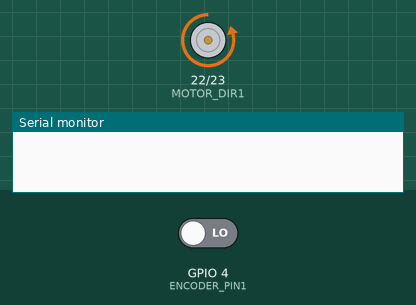
Simulated run of this sketch. Board: ESP32. Shown: motor-driver pin pairs drawn as motors (green arrow = first pin HIGH = forward, orange = second pin HIGH = backward, longer = more drive, scaled by the enable pin), the last lines printed to the serial monitor. Inputs (shaded band) come from the test bench; at power-on: GPIO 4 (ENCODER_PIN1) LOW.

Above: at 2.2 s.
At 6.7 s:
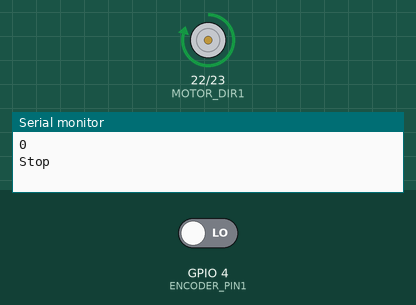
Timing chart, 0 to 11.7 s (numbered marks = the images above):
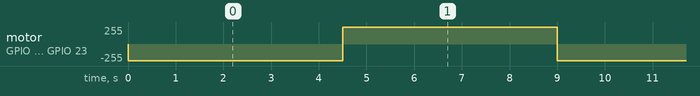

Measured:
- by itself, motor on GPIO 22 (MOTOR_DIR1) / GPIO 23 (MOTOR_DIR2): alternates forward 249/255 for 4.5 s and backward 249/255 for 4.5 s

The sketch:

encoder_read.ino
```cpp
#define ENCODER_PIN1 4
// #define ENCODER_PIN2 19

#define EN_PIN 15
#define MOTOR_DIR1 22
#define MOTOR_DIR2 23

#define LEDC_RESOLUTION_BITS 14
#define LEDC_RESOLUTION ((1 << LEDC_RESOLUTION_BITS) - 1)
#define LEDC_FREQ_HZ 10

hw_timer_t * timer = NULL;

// volatile uint32_t encoderTimer = 0;

// volatile uint8_t prevEncoderVal = 0;


volatile long encoderTimer = 0;

volatile long prevEncoderVal = 0;


volatile uint8_t currDir = 0;

bool ret = false;
bool ledsig = false;

uint8_t tempVal = 0;

void IRAM_ATTR onTimer(){

  tempVal = digitalRead(ENCODER_PIN1);
  // Serial.println("tempVal");
  // Serial.println(tempVal);
  // Serial.println("prevEncoderVal");
  // Serial.println(prevEncoderVal);
  if (tempVal != prevEncoderVal){
    if (currDir == 1 ){
      encoderTimer++;
    } else{
      encoderTimer--;
    }
    prevEncoderVal = tempVal;
    // Serial.println(encoderTimer);
    uint8_t gear_norm = encoderTimer / 34;
  }
}

void setup() {
  // put your setup code here, to run once:
  Serial.begin(115200);
  timer = timerBegin(1000000);
  // Serial.println("Before timer");
  // timer = timerBegin(100000, 0, 80, true);
  // timer = timerBegin(100000);
  // Serial.println("After timer");
  // delay(2000);
  ledcAttach(EN_PIN, LEDC_FREQ_HZ, LEDC_RESOLUTION_BITS);
  // Serial.println("After ledc");


  // pinMode(LED_PINR, OUTPUT);
  pinMode(MOTOR_DIR1, OUTPUT);
  pinMode(MOTOR_DIR2, OUTPUT);
  digitalWrite(MOTOR_DIR1, LOW);
  digitalWrite(MOTOR_DIR2, LOW);

  pinMode(ENCODER_PIN1, INPUT);
  timerAttachInterrupt(timer, &onTimer);

  timerAlarm(timer, 500, true, 0);
  // timerAlarm(timer, 500, true, 0);

}

void loop() {
  // put your main code here, to run repeatedly:
  tempVal = digitalRead(ENCODER_PIN1);


  // Serial.println(encoderTimer);

  digitalWrite(MOTOR_DIR1, LOW);
  digitalWrite(MOTOR_DIR2, HIGH);
  currDir = 1;


  // ledsig = ledcWrite(EN_PIN, 0);
  // delay(4500);
  ledsig = ledcWrite(EN_PIN, 16000);
  delay(4500);
  Serial.println(encoderTimer);

  // ledsig = ledcWrite(EN_PIN, 16000);

  Serial.println("Stop");


  // digitalWrite(MOTOR_DIR1, LOW);
  // digitalWrite(MOTOR_DIR2, LOW);
  // delay(1500);


  // delay(5000);

  digitalWrite(MOTOR_DIR1, HIGH);
  digitalWrite(MOTOR_DIR2, LOW);
  currDir = 0;

  // ledsig = ledcWrite(EN_PIN, 0);
  // delay(4500);
  ledsig = ledcWrite(EN_PIN, 16000);
  delay(4500);

  // Serial.println("tempVal");
  // Serial.println(tempVal);
  // Serial.println("prevEncoderVal");
  // Serial.println(prevEncoderVal);
  Serial.println(encoderTimer);
  // ledsig = ledcWrite(EN_PIN, 16000);

  Serial.println("Forward");
}
```
